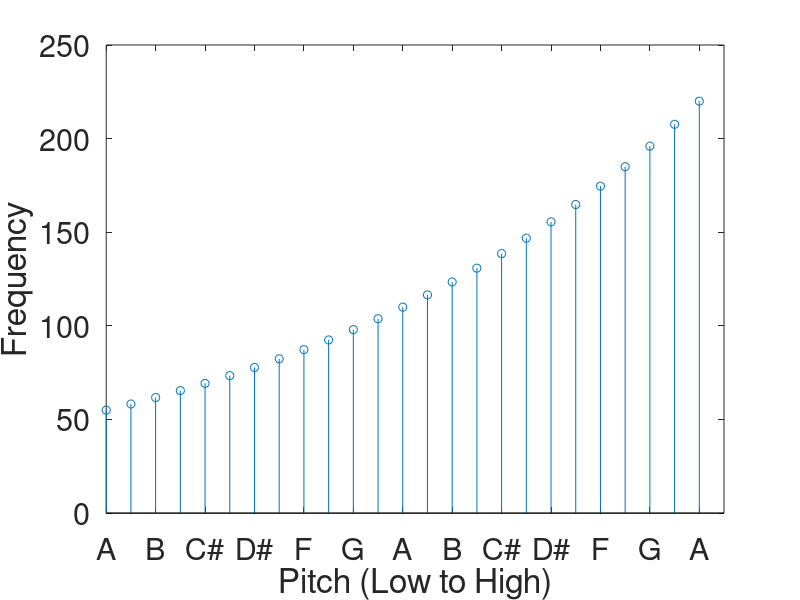

MATLAB code for this plot:
A1 = 55;
multiplier = 1.0594631;
noteNumber = 24;
notes = 55*multiplier.^(0:noteNumber)
stem(0:(length(notes)-1),notes);
xlabel("Pitch (Low to High)");
ylabel("Frequency");
set(gca,'XTick',0:2:noteNumber, 'fontsize', 22)
set(gca, 'xtickLabel', {
			'A',
			'B',
			'C#',
			'D#'
			'F'
			'G'
})
print -dpng 'Frequency-vs-Pitch.png'
